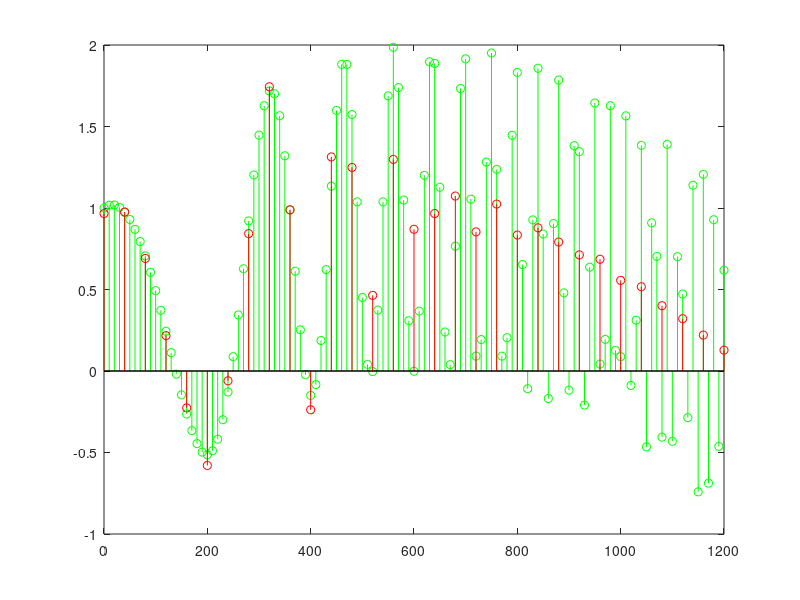

MATLAB code for this plot:
clear
close all
pkg load signal
t = 0:0.01:2;
x = chirp (t, 2, .5, 10, "quadratic") + sin (2*pi*t*0.4);
y = decimate (x, 4);
stem (t(1:121) * 1000, x(1:121), "-g;Original;"); hold on;
stem (t(1:4:121) * 1000, y(1:31), "-r;Decimated;"); hold off;